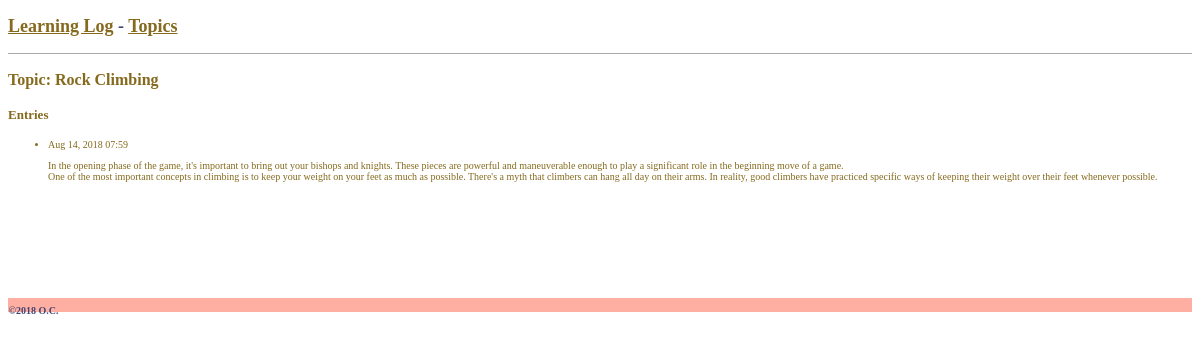
The app's page /topics/2/ with its own data.
### learning_logs/models.py (models this page shows, shortened)
class Topic(models.Model):
    text = models.CharField(max_length=200)
    date_added = models.DateTimeField(auto_now=True)
    def __str__(self):
        return self.text

class Entry(models.Model):
    topic = models.ForeignKey('Topic', on_delete=models.CASCADE)
    text = models.TextField()
    date_added = models.DateTimeField(auto_now=True)
    class Meta:
        verbose_name_plural = 'entries'

### learning_logs/views.py (the view)
# urls.py: re_path(r'^topics/(?P<topic_id>\d+)/$', views.topic, name='topic'),
def topic(request, topic_id):
    topic = Topic.objects.get(id=topic_id)
    entries = topic.entry_set.order_by('-date_added')
    context = {'topic': topic, 'entries': entries}
    return render(request, 'learning_logs/topic.html', context)

### learning_logs/templates/learning_logs/topic.html
<!DOCTYPE html> {% extends 'learning_logs/base.html' %} {% block content %}
<strong>
    <p>
        <font size="3" color="#856A1E">
            Topic: {{ topic }}
        </font>
    </p>
    <p>
        <font size="2" color="#856A1E">
            Entries
        </font>
    </p>
</strong>
<ul>
    <font size="1" color="#856A1E">
        {% for entry in entries %}
        <li>
            <p>
                {{ entry.date_added|date:'M d, Y H:i'}}
            </p>
            <p>
                {{ entry.text|linebreaks }}
            </p>
        </li>
        {% empty %}
        <li>
            <a>There are no entries for this topic yet.</a>
            <a>还没有关于这个主题的内容。</a>
        </li>
        {% endfor %}
    </font>
</ul>
{% endblock content %}

### records on screen
Topic: text "Rock Climbing"
Entry: date_added "Aug 14, 2018 07:59", text "In the opening phase of the game, it's important to bring out your bishops and knights. These pieces are powerful and maneuverable enough to play a significant role in the beginning move of a game. One of the most important concepts in climbing is to keep your weight on your feet as much as possible. There's a myth that climbers can hang all day on their arms. In reality, good climbers have practiced specific ways of keeping their weight over their feet whenever possible."
